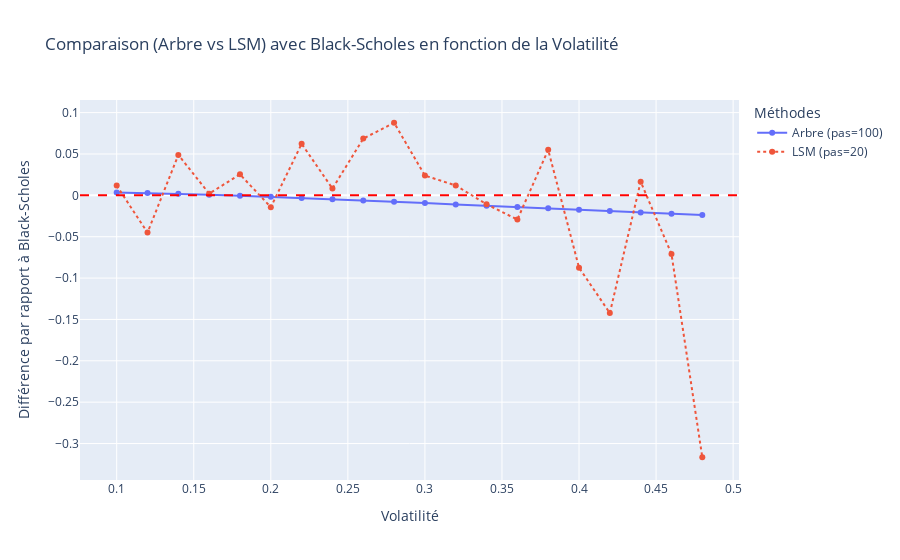

Source (notebook cell):
### Code cell
# Définir les plages de valeurs à tester pour la volatilité
vol_list = np.arange(0.1, 0.5, 0.02)  # Variation de volatilité entre 10% et 50%

# Créer l'objet de comparaison
vol_comparison = VolComparison(max_cpu, step_list, vol_list, donnee_marche, brownian, option)

# Afficher le graphique
fig_vol = vol_comparison.graph_vol()
fig_vol.show()

# Afficher le tableau de résultats
vol_comparison.results_df.sort_values(by='Volatilité', ascending=True)

### Figure 1 — Plotly figure (JSON) as saved in the notebook; plotly's stock layout.template omitted (floating-point values rounded to 4 significant figures)
{"data": [{"line": {"dash": "solid"}, "mode": "lines+markers", "name": "Arbre (pas=100)", "type": "scatter", "x": [0.1, 0.12, 0.14, 0.16, 0.18, 0.2, 0.22, 0.24, 0.26, 0.28, 0.3, 0.32, 0.34, 0.36, 0.38, 0.4, 0.42, 0.44, 0.46, 0.48], "y": [0.003436, 0.002859, 0.001945, 0.0008213, -0.0004413, -0.0018, -0.003228, -0.004707, -0.006224, -0.00777, -0.009337, -0.01092, -0.01252, -0.01412, -0.01573, -0.01735, -0.01897, -0.02059, -0.0222, -0.02382]}, {"line": {"dash": "dot"}, "mode": "lines+markers", "name": "LSM (pas=20)", "type": "scatter", "x": [0.1, 0.12, 0.14, 0.16, 0.18, 0.2, 0.22, 0.24, 0.26, 0.28, 0.3, 0.32, 0.34, 0.36, 0.38, 0.4, 0.42, 0.44, 0.46, 0.48], "y": [0.01177, -0.04501, 0.04889, 0.002082, 0.02536, -0.0143, 0.0623, 0.008201, 0.06859, 0.08776, 0.02393, 0.01194, -0.0108, -0.02926, 0.05503, -0.08739, -0.1423, 0.01654, -0.07085, -0.3166]}], "layout": {"legend": {"title": {"text": "Méthodes"}}, "shapes": [{"line": {"color": "red", "dash": "dash"}, "type": "line", "x0": 0, "x1": 1, "xref": "x domain", "y0": 0, "y1": 0, "yref": "y"}], "title": {"text": "Comparaison (Arbre vs LSM) avec Black-Scholes en fonction de la Volatilité"}, "xaxis": {"title": {"text": "Volatilité"}}, "yaxis": {"title": {"text": "Différence par rapport à Black-Scholes"}}}}
